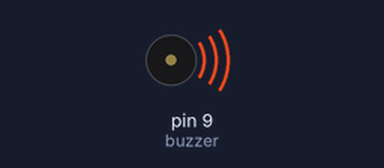
Bench run of a sketch on a simulated Arduino Uno, built with avr-gcc and run on an emulated ATmega328P. Shown: buzzer (waves = sounding).

Above: at 0.2 s.
Timing chart, 0 to 3.0 s (numbered marks = the images above):
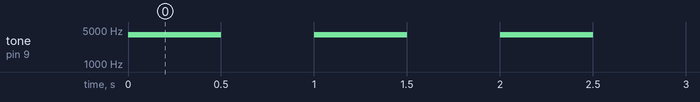

The sketch:

buzzzer.ino
```cpp
/* Arduino tutorial - Buzzer / Piezo Speaker
   More info and circuit: http://www.ardumotive.com/how-to-use-a-buzzer-en.html
   Dev: Michalis Vasilakis // Date: 9/6/2015 // www.ardumotive.com */

const int buzzer = 9;

void setup(){
  pinMode(buzzer, OUTPUT); // Set buzzer - pin 9 as an output
}

void loop(){
  tone(buzzer, 4000); // Send 1KHz sound signal...
  delay(500);        // ...for 1 sec
  noTone(buzzer);     // Stop sound...
  delay(500);        // ...for 1sec
}
```

Measured:
- by itself, tone on pin 9 (buzzer): alternates 4000 Hz for 0.50 s and silent for 0.50 s
